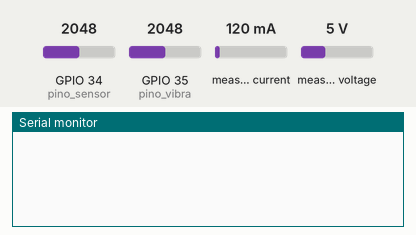
The sketch below on a simulated ESP32. Parts: the last lines printed to the serial monitor. The inputs (shaded band) are chosen by the test bench; at power-on: measured current 120 mA, measured voltage 5 V, GPIO 34 (pino_sensor) = 2048, GPIO 35 (pino_vibra) = 2048. WiFi joins after 1.5 s; servers stay silent unless stated.

Above: at 3.0 s.
3.1 s: measured current set to 40 mA
At 3.1 s:
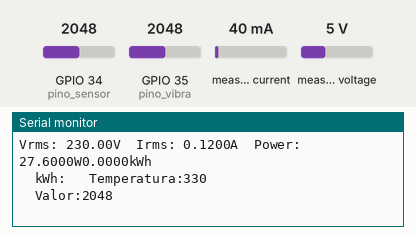
4.6 s: measured voltage set to 0.3 V
At 5.5 s:
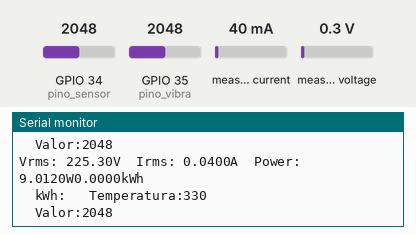
6.1 s: GPIO 34 (pino_sensor) set to 2866
At 7.4 s:
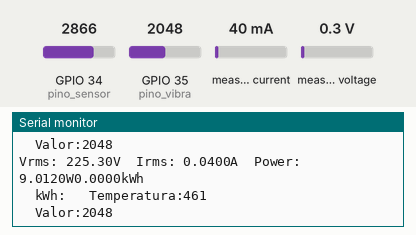
7.6 s: GPIO 35 (pino_vibra) set to 2866
At 8.8 s:
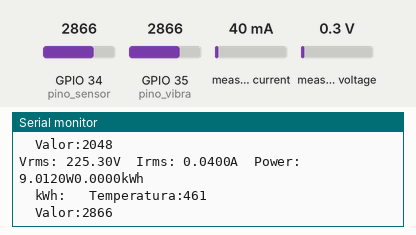
9.1 s: measured current set to 500 mA
At 10.4 s:
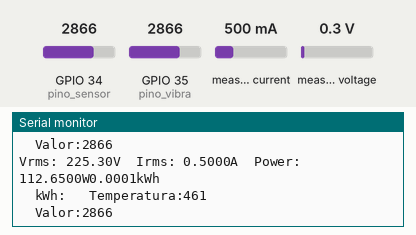
10.6 s: measured voltage set to 3.8 V
At 11.4 s:
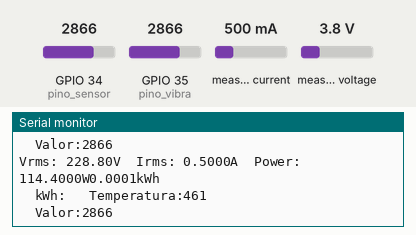
Timing chart, 0 to 13.1 s (numbered marks = the images above; inputs shaded):
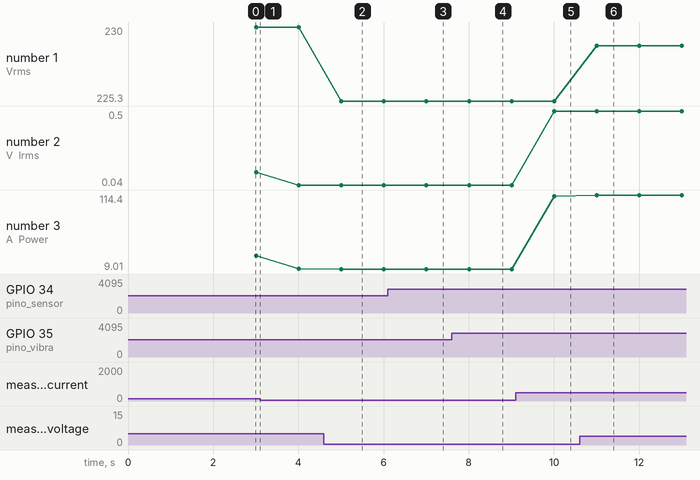

Measured:
- after the input at 4.6 s, the serial monitor: prints a new line after 0.41 s (image 2)
- after the input at 6.1 s, the serial monitor: prints a new line after 0.91 s (image 3)
- after the input at 7.6 s, the serial monitor: prints a new line after 0.42 s (image 4)
- after the input at 9.1 s, the serial monitor: prints a new line after 0.90 s (image 5)
- after the input at 10.6 s, the serial monitor: prints a new line after 0.41 s (image 6)
- plotted number 1: 230 → 225.3 after the input at 4.6 s, 225.3 → 228.8 after the input at 10.6 s
- plotted number 2: 0.12 → 0.04 after the input at 3.1 s, 0.04 → 0.5 after the input at 9.1 s
- plotted number 3: 27.6 → 9.2 after the input at 3.1 s, 9.2 → 9.01 after the input at 4.6 s, 9.01 → 112.65 after the input at 9.1 s, 112.65 → 114.4 after the input at 10.6 s

The sketch:

code.ino
```cpp
#define BLYNK_PRINT Serial

#include "EmonLib.h"   //https://github.com/openenergymonitor/EmonLib
#include <WiFi.h>
#include <WiFiClient.h>
#include <BlynkSimpleEsp32.h>
#define BLYNK_AUTH_TOKEN           "1dwMGTSQMUCUT4GiwwmgdgtJjCbHA1K3" //token gerado pelo Blynk


EnergyMonitor emon;
#define vCalibration 106.8
#define currCalibration 02.0
BlynkTimer timer;

 ///////////----Conexão com wifi----///////////
char auth[] = BLYNK_AUTH_TOKEN;
char ssid[] = "SSID WIFI";
char pass[] = "SENHA WIFI";

///////////----Temperatura----///////////
int val;
double Volt = 0;
int Celcius = 0;
const int pino_sensor = 34; // LM35 di pin

///////////----Vibração----///////////
int pino_vibra = 35;
int Vibra;

 ///////////----variaveis para calcular potência----///////////
float kWh = 0;
unsigned long lastmillis = millis();

void vibra(){
  Vibra = analogRead(pino_vibra);
}

void Temperatura(){
  val = analogRead(pino_sensor);// Leitura sensor de temperatura
  Volt = (val / 2048.0) * 3300; // converte em valor de tensão
  Celcius = Volt * 0.1; // converte em temperatura

 }


void myTimerEvent() {

    emon.calcVI(20, 2000);
    Serial.print("Vrms: ");
    Serial.print(emon.Vrms, 2);
    Serial.print("V");
    Blynk.virtualWrite(V0, emon.Vrms);

    Serial.print("\tIrms: ");
    Serial.print(emon.Irms, 4);
    Serial.print("A");
    Blynk.virtualWrite(V1, emon.Irms);

    Serial.print("\tPower: ");
    Serial.print(emon.apparentPower, 4);
    Serial.print("W");
    Blynk.virtualWrite(V2, emon.apparentPower);

    kWh = kWh + emon.apparentPower*(millis()-lastmillis)/3600000000.0;
    Serial.print(kWh, 4);
    Serial.println("kWh");
    lastmillis = millis();
    Blynk.virtualWrite(V3, kWh);
    Serial.print("\tkWh: ");

    Serial.print("\tTemperatura:");
    Serial.println(Celcius);
    Blynk.virtualWrite(V4,Celcius);

    Serial.print("\tValor:");
    Serial.println(Vibra);
    Blynk.virtualWrite(V5,Vibra);
}

void setup() {
  Serial.begin(9600);
  pinMode(pino_vibra,INPUT);// 35 Sensor de vibração
  pinMode(pino_sensor,INPUT);//34 Sensor de temperatura
  emon.voltage(36, vCalibration, 1.7); // Tensão: pino de entrada, calibração, Raiz de 3.
  emon.current(39, currCalibration); // Corrente: pino de entrada, calibração.
  Blynk.begin(auth, ssid, pass);
  timer.setInterval(1000L, myTimerEvent);
}

void loop() {
  vibra();
  Temperatura();
  Blynk.run();
  timer.run();
}
```
